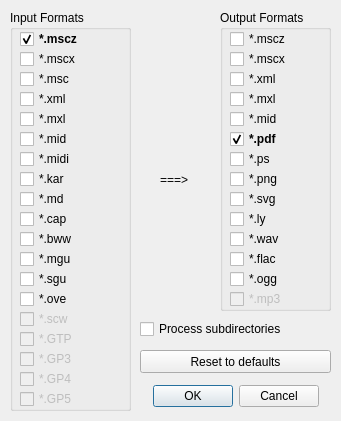
<?xml version="1.0" encoding="UTF-8"?>
<ui version="4.0">
 <class>FormatChooser</class>
 <widget class="QDialog" name="FormatChooser">
  <property name="enabled">
   <bool>true</bool>
  </property>
  <property name="geometry">
   <rect>
    <x>0</x>
    <y>0</y>
    <width>341</width>
    <height>421</height>
   </rect>
  </property>
  <property name="windowTitle">
   <string>Choose Formats</string>
  </property>
  <widget class="QDialogButtonBox" name="buttonBox">
   <property name="geometry">
    <rect>
     <x>140</x>
     <y>380</y>
     <width>191</width>
     <height>32</height>
    </rect>
   </property>
   <property name="orientation">
    <enum>Qt::Horizontal</enum>
   </property>
   <property name="standardButtons">
    <set>QDialogButtonBox::Cancel|QDialogButtonBox::Ok</set>
   </property>
   <property name="centerButtons">
    <bool>true</bool>
   </property>
  </widget>
  <widget class="QGroupBox" name="groupBox_outFormats">
   <property name="geometry">
    <rect>
     <x>220</x>
     <y>10</y>
     <width>111</width>
     <height>301</height>
    </rect>
   </property>
   <property name="title">
    <string comment="outFormats">Output Formats</string>
   </property>
   <widget class="QCheckBox" name="checkBox_mscz">
    <property name="geometry">
     <rect>
      <x>10</x>
      <y>20</y>
      <width>71</width>
      <height>18</height>
     </rect>
    </property>
    <property name="toolTip">
     <string>Compressed MuseScore Format</string>
    </property>
    <property name="text">
     <string notr="true">*.mscz</string>
    </property>
   </widget>
   <widget class="QCheckBox" name="checkBox_mscx">
    <property name="geometry">
     <rect>
      <x>10</x>
      <y>40</y>
      <width>71</width>
      <height>18</height>
     </rect>
    </property>
    <property name="toolTip">
     <string>MuseScore Format</string>
    </property>
    <property name="text">
     <string notr="true">*.mscx</string>
    </property>
   </widget>
   <widget class="QCheckBox" name="checkBox_xml">
    <property name="geometry">
     <rect>
      <x>10</x>
      <y>60</y>
      <width>71</width>
      <height>18</height>
     </rect>
    </property>
    <property name="toolTip">
     <string>MusicXML Format</string>
    </property>
    <property name="text">
     <string notr="true">*.xml</string>
    </property>
   </widget>
   <widget class="QCheckBox" name="checkBox_mxl">
    <property name="geometry">
     <rect>
      <x>10</x>
      <y>80</y>
      <width>71</width>
      <height>18</height>
     </rect>
    </property>
    <property name="toolTip">
     <string>Compressed MusicXML Format</string>
    </property>
    <property name="text">
     <string notr="true">*.mxl</string>
    </property>
   </widget>
   <widget class="QCheckBox" name="checkBox_mid">
    <property name="geometry">
     <rect>
      <x>10</x>
      <y>100</y>
      <width>71</width>
      <height>18</height>
     </rect>
    </property>
    <property name="toolTip">
     <string>Standard MIDI File</string>
    </property>
    <property name="text">
     <string notr="true">*.mid</string>
    </property>
   </widget>
   <widget class="QCheckBox" name="checkBox_pdf">
    <property name="geometry">
     <rect>
      <x>10</x>
      <y>120</y>
      <width>71</width>
      <height>18</height>
     </rect>
    </property>
    <property name="font">
     <font>
      <weight>75</weight>
      <bold>true</bold>
     </font>
    </property>
    <property name="toolTip">
     <string>PDF File</string>
    </property>
    <property name="text">
     <string notr="true">*.pdf</string>
    </property>
    <property name="checked">
     <bool>true</bool>
    </property>
   </widget>
   <widget class="QCheckBox" name="checkBox_ps">
    <property name="geometry">
     <rect>
      <x>10</x>
      <y>140</y>
      <width>71</width>
      <height>18</height>
     </rect>
    </property>
    <property name="toolTip">
     <string>PostScript File</string>
    </property>
    <property name="text">
     <string notr="true">*.ps</string>
    </property>
   </widget>
   <widget class="QCheckBox" name="checkBox_png">
    <property name="geometry">
     <rect>
      <x>10</x>
      <y>160</y>
      <width>71</width>
      <height>18</height>
     </rect>
    </property>
    <property name="toolTip">
     <string>PNG Bitmap Graphic</string>
    </property>
    <property name="text">
     <string notr="true">*.png</string>
    </property>
   </widget>
   <widget class="QCheckBox" name="checkBox_svg">
    <property name="geometry">
     <rect>
      <x>10</x>
      <y>180</y>
      <width>71</width>
      <height>18</height>
     </rect>
    </property>
    <property name="toolTip">
     <string>Scalable Vector Graphic</string>
    </property>
    <property name="text">
     <string notr="true">*.svg</string>
    </property>
   </widget>
   <widget class="QCheckBox" name="checkBox_ly">
    <property name="geometry">
     <rect>
      <x>10</x>
      <y>200</y>
      <width>71</width>
      <height>18</height>
     </rect>
    </property>
    <property name="toolTip">
     <string>LilyPond Format</string>
    </property>
    <property name="text">
     <string notr="true">*.ly</string>
    </property>
   </widget>
   <widget class="QCheckBox" name="checkBox_wav">
    <property name="geometry">
     <rect>
      <x>10</x>
      <y>220</y>
      <width>71</width>
      <height>18</height>
     </rect>
    </property>
    <property name="toolTip">
     <string>Wave Audio</string>
    </property>
    <property name="text">
     <string notr="true">*.wav</string>
    </property>
   </widget>
   <widget class="QCheckBox" name="checkBox_flac">
    <property name="geometry">
     <rect>
      <x>10</x>
      <y>240</y>
      <width>71</width>
      <height>18</height>
     </rect>
    </property>
    <property name="toolTip">
     <string>Flac Audio</string>
    </property>
    <property name="text">
     <string notr="true">*.flac</string>
    </property>
   </widget>
   <widget class="QCheckBox" name="checkBox_ogg">
    <property name="geometry">
     <rect>
      <x>10</x>
      <y>260</y>
      <width>71</width>
      <height>18</height>
     </rect>
    </property>
    <property name="toolTip">
     <string>Ogg Vorbis Audio</string>
    </property>
    <property name="text">
     <string notr="true">*.ogg</string>
    </property>
   </widget>
   <widget class="QCheckBox" name="checkBox_mp3">
    <property name="enabled">
     <bool>false</bool>
    </property>
    <property name="geometry">
     <rect>
      <x>10</x>
      <y>280</y>
      <width>71</width>
      <height>18</height>
     </rect>
    </property>
    <property name="toolTip">
     <string>MP3 Audio</string>
    </property>
    <property name="text">
     <string notr="true">*.mp3</string>
    </property>
   </widget>
  </widget>
  <widget class="QGroupBox" name="groupBox_inFormats">
   <property name="geometry">
    <rect>
     <x>10</x>
     <y>10</y>
     <width>121</width>
     <height>401</height>
    </rect>
   </property>
   <property name="title">
    <string comment="inFormat">Input Formats</string>
   </property>
   <widget class="QCheckBox" name="checkBox_mscz">
    <property name="geometry">
     <rect>
      <x>10</x>
      <y>20</y>
      <width>82</width>
      <height>18</height>
     </rect>
    </property>
    <property name="font">
     <font>
      <weight>75</weight>
      <bold>true</bold>
     </font>
    </property>
    <property name="toolTip">
     <string>Compressed MuseScore Format</string>
    </property>
    <property name="text">
     <string notr="true">*.mscz</string>
    </property>
    <property name="checked">
     <bool>true</bool>
    </property>
   </widget>
   <widget class="QCheckBox" name="checkBox_mscx">
    <property name="geometry">
     <rect>
      <x>10</x>
      <y>40</y>
      <width>82</width>
      <height>18</height>
     </rect>
    </property>
    <property name="toolTip">
     <string>MuseScore Format</string>
    </property>
    <property name="text">
     <string notr="true">*.mscx</string>
    </property>
   </widget>
   <widget class="QCheckBox" name="checkBox_msc">
    <property name="geometry">
     <rect>
      <x>10</x>
      <y>60</y>
      <width>82</width>
      <height>18</height>
     </rect>
    </property>
    <property name="toolTip">
     <string>Old MuseScore Format</string>
    </property>
    <property name="text">
     <string notr="true">*.msc</string>
    </property>
   </widget>
   <widget class="QCheckBox" name="checkBox_xml">
    <property name="geometry">
     <rect>
      <x>10</x>
      <y>80</y>
      <width>82</width>
      <height>18</height>
     </rect>
    </property>
    <property name="toolTip">
     <string>MusicXML Format</string>
    </property>
    <property name="text">
     <string notr="true">*.xml</string>
    </property>
   </widget>
   <widget class="QCheckBox" name="checkBox_mxl">
    <property name="geometry">
     <rect>
      <x>10</x>
      <y>100</y>
      <width>82</width>
      <height>18</height>
     </rect>
    </property>
    <property name="toolTip">
     <string>Compressed MusicXML Format</string>
    </property>
    <property name="text">
     <string notr="true">*.mxl</string>
    </property>
   </widget>
   <widget class="QCheckBox" name="checkBox_mid">
    <property name="geometry">
     <rect>
      <x>10</x>
      <y>120</y>
      <width>82</width>
      <height>18</height>
     </rect>
    </property>
    <property name="toolTip">
     <string>Standard MIDI FIle</string>
    </property>
    <property name="text">
     <string notr="true">*.mid</string>
    </property>
   </widget>
   <widget class="QCheckBox" name="checkBox_midi">
    <property name="geometry">
     <rect>
      <x>10</x>
      <y>140</y>
      <width>82</width>
      <height>18</height>
     </rect>
    </property>
    <property name="toolTip">
     <string>MIDI Files</string>
    </property>
    <property name="text">
     <string notr="true">*.midi</string>
    </property>
   </widget>
   <widget class="QCheckBox" name="checkBox_kar">
    <property name="geometry">
     <rect>
      <x>10</x>
      <y>160</y>
      <width>82</width>
      <height>18</height>
     </rect>
    </property>
    <property name="toolTip">
     <string>MIDI Files</string>
    </property>
    <property name="text">
     <string notr="true">*.kar</string>
    </property>
   </widget>
   <widget class="QCheckBox" name="checkBox_md">
    <property name="geometry">
     <rect>
      <x>10</x>
      <y>180</y>
      <width>82</width>
      <height>18</height>
     </rect>
    </property>
    <property name="toolTip">
     <string>MuseData Files</string>
    </property>
    <property name="text">
     <string notr="true">*.md</string>
    </property>
   </widget>
   <widget class="QCheckBox" name="checkBox_cap">
    <property name="geometry">
     <rect>
      <x>10</x>
      <y>200</y>
      <width>82</width>
      <height>18</height>
     </rect>
    </property>
    <property name="toolTip">
     <string>Capella Files</string>
    </property>
    <property name="text">
     <string notr="true">*.cap</string>
    </property>
   </widget>
   <widget class="QCheckBox" name="checkBox_bww">
    <property name="geometry">
     <rect>
      <x>10</x>
      <y>220</y>
      <width>82</width>
      <height>18</height>
     </rect>
    </property>
    <property name="toolTip">
     <string>Bagpipe Music Writer Files</string>
    </property>
    <property name="text">
     <string notr="true">*.bww</string>
    </property>
   </widget>
   <widget class="QCheckBox" name="checkBox_mgu">
    <property name="geometry">
     <rect>
      <x>10</x>
      <y>240</y>
      <width>82</width>
      <height>18</height>
     </rect>
    </property>
    <property name="toolTip">
     <string>BB Files</string>
    </property>
    <property name="text">
     <string notr="true">*.mgu</string>
    </property>
   </widget>
   <widget class="QCheckBox" name="checkBox_sgu">
    <property name="geometry">
     <rect>
      <x>10</x>
      <y>260</y>
      <width>82</width>
      <height>18</height>
     </rect>
    </property>
    <property name="toolTip">
     <string>BB Files</string>
    </property>
    <property name="text">
     <string notr="true">*.sgu</string>
    </property>
   </widget>
   <widget class="QCheckBox" name="checkBox_ove">
    <property name="geometry">
     <rect>
      <x>10</x>
      <y>280</y>
      <width>82</width>
      <height>18</height>
     </rect>
    </property>
    <property name="toolTip">
     <string>Overture Files</string>
    </property>
    <property name="text">
     <string notr="true">*.ove</string>
    </property>
   </widget>
   <widget class="QCheckBox" name="checkBox_scw">
    <property name="enabled">
     <bool>false</bool>
    </property>
    <property name="geometry">
     <rect>
      <x>10</x>
      <y>300</y>
      <width>82</width>
      <height>18</height>
     </rect>
    </property>
    <property name="toolTip">
     <string>Score Writer Files</string>
    </property>
    <property name="text">
     <string notr="true">*.scw</string>
    </property>
   </widget>
   <widget class="QCheckBox" name="checkBox_GTP">
    <property name="enabled">
     <bool>false</bool>
    </property>
    <property name="geometry">
     <rect>
      <x>10</x>
      <y>320</y>
      <width>82</width>
      <height>18</height>
     </rect>
    </property>
    <property name="statusTip">
     <string>Guitar Pro</string>
    </property>
    <property name="text">
     <string notr="true">*.GTP</string>
    </property>
    <property name="checkable">
     <bool>true</bool>
    </property>
   </widget>
   <widget class="QCheckBox" name="checkBox_GP3">
    <property name="enabled">
     <bool>false</bool>
    </property>
    <property name="geometry">
     <rect>
      <x>10</x>
      <y>340</y>
      <width>82</width>
      <height>18</height>
     </rect>
    </property>
    <property name="statusTip">
     <string>Guitar Pro</string>
    </property>
    <property name="text">
     <string notr="true">*.GP3</string>
    </property>
   </widget>
   <widget class="QCheckBox" name="checkBox_GP4">
    <property name="enabled">
     <bool>false</bool>
    </property>
    <property name="geometry">
     <rect>
      <x>10</x>
      <y>360</y>
      <width>82</width>
      <height>18</height>
     </rect>
    </property>
    <property name="statusTip">
     <string>Guitar Pro</string>
    </property>
    <property name="text">
     <string notr="true">*.GP4</string>
    </property>
   </widget>
   <widget class="QCheckBox" name="checkBox_GP5">
    <property name="enabled">
     <bool>false</bool>
    </property>
    <property name="geometry">
     <rect>
      <x>10</x>
      <y>380</y>
      <width>82</width>
      <height>18</height>
     </rect>
    </property>
    <property name="statusTip">
     <string>Guitar Pro</string>
    </property>
    <property name="text">
     <string notr="true">*.GP5</string>
    </property>
   </widget>
  </widget>
  <widget class="QPushButton" name="pushButton_reset">
   <property name="geometry">
    <rect>
     <x>140</x>
     <y>350</y>
     <width>191</width>
     <height>23</height>
    </rect>
   </property>
   <property name="toolTip">
    <string/>
   </property>
   <property name="text">
    <string>Reset to defaults</string>
   </property>
   <property name="autoDefault">
    <bool>false</bool>
   </property>
  </widget>
  <widget class="QCheckBox" name="checkBox_traverseSubdirs">
   <property name="geometry">
    <rect>
     <x>140</x>
     <y>320</y>
     <width>191</width>
     <height>18</height>
    </rect>
   </property>
   <property name="text">
    <string>Process subdirectories</string>
   </property>
  </widget>
  <widget class="QLabel" name="label">
   <property name="geometry">
    <rect>
     <x>160</x>
     <y>170</y>
     <width>41</width>
     <height>20</height>
    </rect>
   </property>
   <property name="toolTip">
    <string notr="true"/>
   </property>
   <property name="accessibleDescription">
    <string notr="true"/>
   </property>
   <property name="text">
    <string notr="true">===&gt;</string>
   </property>
  </widget>
 </widget>
 <resources/>
 <connections>
  <connection>
   <sender>buttonBox</sender>
   <signal>accepted()</signal>
   <receiver>FormatChooser</receiver>
   <slot>accept()</slot>
   <hints>
    <hint type="sourcelabel">
     <x>270</x>
     <y>304</y>
    </hint>
    <hint type="destinationlabel">
     <x>157</x>
     <y>274</y>
    </hint>
   </hints>
  </connection>
  <connection>
   <sender>buttonBox</sender>
   <signal>rejected()</signal>
   <receiver>FormatChooser</receiver>
   <slot>reject()</slot>
   <hints>
    <hint type="sourcelabel">
     <x>270</x>
     <y>310</y>
    </hint>
    <hint type="destinationlabel">
     <x>286</x>
     <y>274</y>
    </hint>
   </hints>
  </connection>
 </connections>
</ui>
